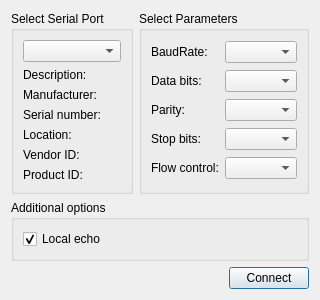
<?xml version="1.0" encoding="UTF-8"?>
<ui version="4.0">
 <class>SettingsDialog</class>
 <widget class="QDialog" name="SettingsDialog">
  <property name="geometry">
   <rect>
    <x>0</x>
    <y>0</y>
    <width>298</width>
    <height>290</height>
   </rect>
  </property>
  <property name="windowTitle">
   <string>Settings</string>
  </property>
  <layout class="QGridLayout" name="gridLayout_3">
   <item row="0" column="1">
    <widget class="QGroupBox" name="parametersBox">
     <property name="title">
      <string>Select Parameters</string>
     </property>
     <layout class="QGridLayout" name="gridLayout_2">
      <item row="0" column="0">
       <widget class="QLabel" name="baudRateLabel">
        <property name="text">
         <string>BaudRate:</string>
        </property>
       </widget>
      </item>
      <item row="0" column="1">
       <widget class="QComboBox" name="baudRateBox"/>
      </item>
      <item row="1" column="0">
       <widget class="QLabel" name="dataBitsLabel">
        <property name="text">
         <string>Data bits:</string>
        </property>
       </widget>
      </item>
      <item row="1" column="1">
       <widget class="QComboBox" name="dataBitsBox"/>
      </item>
      <item row="2" column="0">
       <widget class="QLabel" name="parityLabel">
        <property name="text">
         <string>Parity:</string>
        </property>
       </widget>
      </item>
      <item row="2" column="1">
       <widget class="QComboBox" name="parityBox"/>
      </item>
      <item row="3" column="0">
       <widget class="QLabel" name="stopBitsLabel">
        <property name="text">
         <string>Stop bits:</string>
        </property>
       </widget>
      </item>
      <item row="3" column="1">
       <widget class="QComboBox" name="stopBitsBox"/>
      </item>
      <item row="4" column="0">
       <widget class="QLabel" name="flowControlLabel">
        <property name="text">
         <string>Flow control:</string>
        </property>
       </widget>
      </item>
      <item row="4" column="1">
       <widget class="QComboBox" name="flowControlBox"/>
      </item>
     </layout>
    </widget>
   </item>
   <item row="0" column="0">
    <widget class="QGroupBox" name="selectBox">
     <property name="title">
      <string>Select Serial Port</string>
     </property>
     <layout class="QGridLayout" name="gridLayout">
      <item row="0" column="0">
       <widget class="QComboBox" name="serialPortInfoListBox"/>
      </item>
      <item row="1" column="0">
       <widget class="QLabel" name="descriptionLabel">
        <property name="text">
         <string>Description:</string>
        </property>
       </widget>
      </item>
      <item row="2" column="0">
       <widget class="QLabel" name="manufacturerLabel">
        <property name="text">
         <string>Manufacturer:</string>
        </property>
       </widget>
      </item>
      <item row="3" column="0">
       <widget class="QLabel" name="serialNumberLabel">
        <property name="text">
         <string>Serial number:</string>
        </property>
       </widget>
      </item>
      <item row="4" column="0">
       <widget class="QLabel" name="locationLabel">
        <property name="text">
         <string>Location:</string>
        </property>
       </widget>
      </item>
      <item row="5" column="0">
       <widget class="QLabel" name="vidLabel">
        <property name="text">
         <string>Vendor ID:</string>
        </property>
       </widget>
      </item>
      <item row="6" column="0">
       <widget class="QLabel" name="pidLabel">
        <property name="text">
         <string>Product ID:</string>
        </property>
       </widget>
      </item>
     </layout>
    </widget>
   </item>
   <item row="2" column="0" colspan="2">
    <layout class="QHBoxLayout" name="horizontalLayout">
     <item>
      <spacer name="horizontalSpacer">
       <property name="orientation">
        <enum>Qt::Horizontal</enum>
       </property>
       <property name="sizeHint" stdset="0">
        <size>
         <width>96</width>
         <height>20</height>
        </size>
       </property>
      </spacer>
     </item>
     <item>
      <widget class="QPushButton" name="applyButton">
       <property name="text">
        <string>Connect</string>
       </property>
      </widget>
     </item>
    </layout>
   </item>
   <item row="1" column="0" colspan="2">
    <widget class="QGroupBox" name="additionalOptionsGroupBox">
     <property name="title">
      <string>Additional options</string>
     </property>
     <layout class="QVBoxLayout" name="verticalLayout">
      <item>
       <widget class="QCheckBox" name="localEchoCheckBox">
        <property name="text">
         <string>Local echo</string>
        </property>
        <property name="checked">
         <bool>true</bool>
        </property>
       </widget>
      </item>
     </layout>
    </widget>
   </item>
  </layout>
 </widget>
 <resources/>
 <connections/>
</ui>
